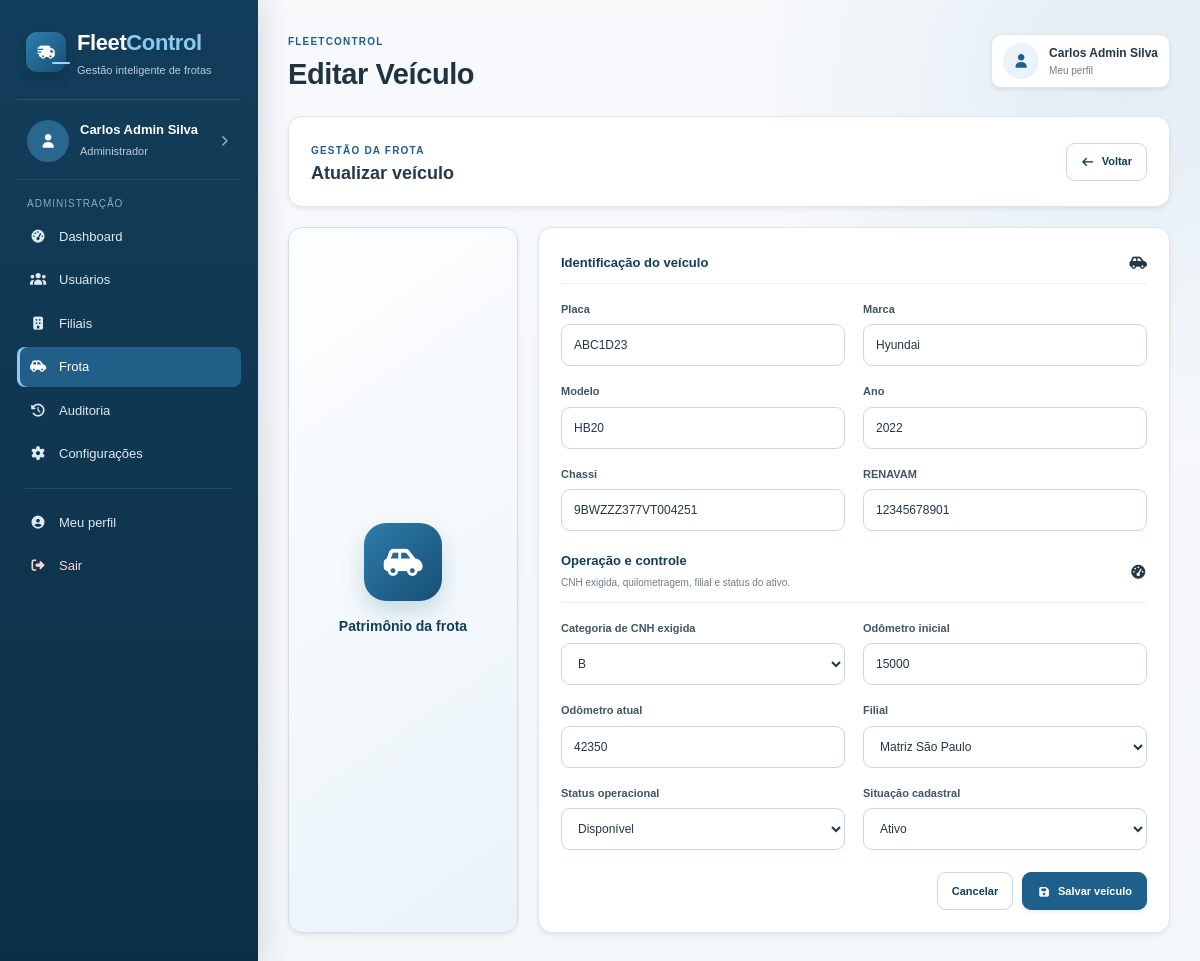
The page /gerente/veiculo-form.php?id=1 (signed in) on the database its author committed.
### tables this page shows
CREATE TABLE veiculos (
    id                      INT UNSIGNED    NOT NULL AUTO_INCREMENT,
    placa                   VARCHAR(8)      NOT NULL,
    modelo                  VARCHAR(80)     NOT NULL,
    marca                   VARCHAR(60)     NOT NULL,
    chassi                  VARCHAR(17)     NOT NULL,
    renavam                 VARCHAR(11)     NOT NULL,
    ano                     YEAR            NOT NULL,
    categoria_cnh_exigida   ENUM('A','B','C','D','E') NOT NULL DEFAULT 'B',
    odometro_inicial        INT UNSIGNED    NOT NULL DEFAULT 0,
    odometro_atual          INT UNSIGNED    NOT NULL DEFAULT 0,
    status                  ENUM('disponivel','reservado','em_transito','manutencao') NOT NULL DEFAULT 'disponivel',
    filial_id               INT UNSIGNED    DEFAULT NULL,
    ativo                   TINYINT(1)      NOT NULL DEFAULT 1,
    criado_em               DATETIME        NOT NULL DEFAULT CURRENT_TIMESTAMP,
    PRIMARY KEY (id),
    UNIQUE KEY uq_veiculo_placa   (placa),
    UNIQUE KEY uq_veiculo_chassi  (chassi),
    UNIQUE KEY uq_veiculo_renavam (renavam),
    CONSTRAINT fk_veiculo_filial
        FOREIGN KEY (filial_id) REFERENCES filiais(id)
        ON UPDATE CASCADE ON DELETE SET NULL
);

CREATE TABLE filiais (
    id          INT UNSIGNED    NOT NULL AUTO_INCREMENT,
    nome        VARCHAR(100)    NOT NULL,
    cnpj        VARCHAR(18)     NOT NULL,
    cidade      VARCHAR(80)     NOT NULL,
    estado      CHAR(2)         NOT NULL,
    endereco    VARCHAR(200)    NOT NULL,
    imagem      VARCHAR(255)    DEFAULT NULL,
    ativo       TINYINT(1)      NOT NULL DEFAULT 1,
    criado_em   DATETIME        NOT NULL DEFAULT CURRENT_TIMESTAMP,
    PRIMARY KEY (id),
    UNIQUE KEY uq_filial_cnpj (cnpj)
);

### funcoes.php (called while the page is built, shortened)
<?php
function escapar($texto)
{
    return htmlspecialchars((string) $texto, ENT_QUOTES, 'UTF-8');
}
?>

### gerente/veiculo-form.php (the view, shortened to what this page needs)
<?php
include "../conexao.php";
include "../funcoes.php";
$perfil_atual = $_SESSION['usuario']['perfil'];
$visao_global = $perfil_atual === 'admin';
$id = (int) ($_GET['id'] ?? $_POST['id'] ?? 0);
$registro = null;
if ($id > 0) {
    $sql_busca =
        "SELECT *
         FROM veiculos
         WHERE id = ?";
    $query = $sql->prepare($sql_busca);
    $query->bind_param('i', $id);
    $query->execute();
    $registro = $query->get_result()->fetch_assoc();
}
$filiais = null;
if ($visao_global) {
    $filiais = $sql->query(
        "SELECT id, nome
         FROM filiais
         WHERE ativo = 1
         ORDER BY nome"
    );
}
include '../cabecalho.php';
?>
<div class="dashboard-intro painel shadow-sm">
    <div>
        <span class="etiqueta">Gestão da frota</span>
        <h3><?php echo $id > 0 ? 'Atualizar veículo' : 'Novo veículo'; ?></h3>
    </div>
    <a href="veiculos.php" class="botao botao-secundario">
        <i class="fa-solid fa-arrow-left"></i>
        Voltar
    </a>
</div>
<div class="form-layout">
    <div class="imagem shadow-sm">
        <i class="fa-solid fa-car-side"></i>
        <span>Patrimônio da frota</span>
    </div>
    <div class="contain-form painel shadow-sm">
        <form method="POST">
            <div class="formulario">
                <div class="secao-form-titulo">
                    <div>
                        <strong>Identificação do veículo</strong>
                    </div>
                    <i class="fa-solid fa-car-side"></i>
                </div>
                <div class="input-box">
                    <label for="placa">Placa</label>
                    <input
                        type="text"
                        id="placa"
                        name="placa"
                        maxlength="7"
                        data-mask="placa"
                        placeholder="ABC1D23"
                        required
                        value="<?php echo escapar($registro['placa'] ?? ''); ?>"
                    >
                </div>
                <div class="input-box">
                    <label for="marca">Marca</label>
                    <input type="text" id="marca" name="marca" maxlength="60" placeholder="Ex.: Toyota" required value="<?php echo escapar($registro['marca'] ?? ''); ?>">
                </div>
                <div class="input-box">
                    <label for="modelo">Modelo</label>
                    <input type="text" id="modelo" name="modelo" maxlength="80" placeholder="Ex.: Corolla" required value="<?php echo escapar($registro['modelo'] ?? ''); ?>">
                </div>
                <div class="input-box">
                    <label for="ano">Ano</label>
                    <input
                        type="text"
                        id="ano"
                        name="ano"
                        maxlength="4"
                        inputmode="numeric"
                        data-mask="ano"
                        required
                        value="<?php echo escapar($registro['ano'] ?? date('Y')); ?>"
                    >
                </div>
                <div class="input-box">
                    <label for="chassi">Chassi</label>
                    <input
                        type="text"
                        id="chassi"
                        name="chassi"
                        maxlength="17"
                        data-mask="chassi"
                        placeholder="17 caracteres"
                        required
                        value="<?php echo escapar($registro['chassi'] ?? ''); ?>"
                    >
                </div>
                <div class="input-box">
                    <label for="renavam">RENAVAM</label>
                    <input
                        type="text"
                        id="renavam"
                        name="renavam"
                        maxlength="11"
                        inputmode="numeric"
                        data-mask="renavam"
                        placeholder="00000000000"
                        required
                        value="<?php echo escapar($registro['renavam'] ?? ''); ?>"
                    >
                </div>
                <div class="secao-form-titulo">
                    <div>
                        <strong>Operação e controle</strong>
                        <span>CNH exigida, quilometragem, filial e status do ativo.</span>
                    </div>
                    <i class="fa-solid fa-gauge-high"></i>
                </div>
                <div class="input-box">
                    <label for="categoria_cnh_exigida">Categoria de CNH exigida</label>
                    <select id="categoria_cnh_exigida" name="categoria_cnh_exigida" required>
                        <?php foreach (['A', 'B', 'C', 'D', 'E'] as $categoria): ?>
                            <option
                                value="<?php echo $categoria; ?>"
                                <?php echo (($registro['categoria_cnh_exigida'] ?? 'B') === $categoria) ? 'selected' : ''; ?>
                            >
                                <?php echo $categoria; ?>
                            </option>
                        <?php endforeach; ?>
                    </select>
                </div>
                <div class="input-box">
                    <label for="odometro_inicial">Odômetro inicial</label>
                    <input
                        type="number"
                        id="odometro_inicial"
                        name="odometro_inicial"
                        min="0"
                        required
                        value="<?php echo escapar($registro['odometro_inicial'] ?? 0); ?>"
                    >
                </div>
                <div class="input-box">
                    <label for="odometro_atual">Odômetro atual</label>
                    <input
                        type="number"
                        id="odometro_atual"
                        name="odometro_atual"
                        min="0"
                        required
                        value="<?php echo escapar($registro['odometro_atual'] ?? $registro['odometro_inicial'] ?? 0); ?>"
                    >
                </div>
                <?php if ($visao_global): ?>
                    <div class="input-box">
                        <label for="filial_id">Filial</label>
                        <select id="filial_id" name="filial_id" required>
                            <?php while ($filial = $filiais->fetch_assoc()): ?>
                                <option
                                    value="<?php echo $filial['id']; ?>"
                                    <?php echo ((int) ($registro['filial_id'] ?? 0) === (int) $filial['id']) ? 'selected' : ''; ?>
                                >
                                    <?php echo escapar($filial['nome']); ?>
                                </option>
                            <?php endwhile; ?>
                        </select>
                    </div>
                <?php endif; ?>
                <div class="input-box">
                    <label for="status">Status operacional</label>
                    <select id="status" name="status">
                        <option value="disponivel" <?php echo (($registro['status'] ?? 'disponivel') === 'disponivel') ? 'selected' : ''; ?>>Disponível</option>
                    </select>
                </div>
                <div class="input-box">
                    <label for="ativo">Situação cadastral</label>
                    <select id="ativo" name="ativo">
                        <option value="1" <?php echo ((int) ($registro['ativo'] ?? 1) === 1) ? 'selected' : ''; ?>>Ativo</option>
                    </select>
                </div>
                <div class="fin">
                    <a class="botao botao-secundario" href="veiculos.php">Cancelar</a>
                    <button class="botao botao-principal shadow-sm" type="submit">
                        <i class="fa-solid fa-floppy-disk"></i>
                        Salvar veículo
                    </button>
                </div>
            </div>
        </form>
    </div>
</div>
<?php include '../rodape.php'; ?>

### css/style.css (style rules this page uses)
:root { --azul: #1f5f8b; --azul-hover: #174e74; --azul-escuro: #123d5a; --azul-muito-escuro: #0d2f45; --azul-claro: #eaf3f9; --azul-borda: #cfe0eb; --fundo: #f4f7fa; --branco: #ffffff; --texto: #243746; --texto-claro: #6d7c89; --borda: #dde6ec; --borda-forte: #cad7e0; --verde: #2c8a58; --verde-claro: #eaf7ef; --amarelo: #ad7519; --amarelo-claro: #fff6e4; --vermelho: #b84646; --vermelho-claro: #fff0f0; --cinza-claro: #f7f9fb; --sombra: 0 .5rem 1.2rem rgba(25, 55, 75, .08); --sombra-forte: 0 .8rem 2rem rgba(25, 55, 75, .12); --raio: 14px; --raio-menor: 9px; }
* { box-sizing: border-box; }
html { scroll-behavior: smooth; }
body { margin: 0; color: var(--texto); background: var(--fundo); font-family: Arial, Helvetica, sans-serif; font-size: 14px; line-height: 1.5; }
body, button, input, select, textarea { font-family: Arial, Helvetica, sans-serif; }
a { color: inherit; text-decoration: none; }
button, a, input, select, textarea { -webkit-tap-highlight-color: transparent; }
.etiqueta, .mini-etiqueta { color: var(--azul); font-size: 10px; font-weight: 700; letter-spacing: 1.2px; text-transform: uppercase; }
.painel, .card-info, .recurso-card, .viagem-card { border: 1px solid var(--borda); background: var(--branco); border-radius: var(--raio); }
.painel { padding: 22px; margin-bottom: 20px; }
.painel-titulo h3, .painel h3 { margin: 3px 0 0; color: #263a49; font-size: 18px; font-weight: 700; }
.dashboard-intro, .motorista-boas-vindas { display: flex; align-items: center; justify-content: space-between; gap: 18px; }
.botao { min-height: 38px; padding: 9px 14px; display: inline-flex; align-items: center; justify-content: center; gap: 7px; border: 1px solid transparent; border-radius: 9px; cursor: pointer; font-size: 11px; font-weight: 700; line-height: 1.2; transition: transform .16s ease, background-color .16s ease, border-color .16s ease, box-shadow .16s ease; }
.botao-principal { color: #fff; background: var(--azul); border-color: var(--azul); }
.botao-secundario { color: var(--azul-escuro); background: #fff; border-color: var(--borda-forte); }
.form-layout { display: grid; grid-template-columns: 230px minmax(0, 1fr); gap: 20px; align-items: stretch; }
.imagem { min-height: 260px; padding: 28px 18px; display: flex; flex-direction: column; align-items: center; justify-content: center; gap: 15px; color: var(--azul); text-align: center; border: 1px solid var(--azul-borda); border-radius: var(--raio); background: linear-gradient(145deg, rgba(255,255,255,.92), rgba(234,243,249,.96)), var(--azul-claro); }
.imagem > i { width: 78px; height: 78px; display: inline-flex; align-items: center; justify-content: center; border-radius: 22px; color: #fff; font-size: 31px; background: linear-gradient(135deg, #2d7daa, #174f75); box-shadow: 0 .65rem 1.4rem rgba(31, 95, 139, .20); }
.imagem span { color: var(--azul-escuro); font-weight: 700; }
.contain-form { margin-bottom: 0; }
.formulario, .formulario-interno { display: grid; grid-template-columns: repeat(2, minmax(0, 1fr)); gap: 17px 18px; }
.input-box { min-width: 0; }
.input-box.completa, .fin, .secao-form, .aviso-form.completa { grid-column: 1 / -1; }
.input-box label { display: flex; align-items: baseline; gap: 6px; margin-bottom: 7px; color: #405663; font-size: 11px; font-weight: 700; }
.input-box input, .input-box select, .input-box textarea { width: 100%; min-height: 42px; padding: 10px 12px; color: var(--texto); border: 1px solid var(--borda-forte); border-radius: 9px; outline: none; background: #fff; font-size: 12px; transition: border-color .16s ease, box-shadow .16s ease, background-color .16s ease; }
.input-box input::placeholder, .input-box textarea::placeholder { color: #a0abb3; }
.secao-form-titulo { grid-column: 1 / -1; display: flex; align-items: center; justify-content: space-between; gap: 12px; padding-bottom: 10px; margin-top: 3px; border-bottom: 1px solid #edf1f4; }
.secao-form-titulo strong { display: block; color: var(--azul-escuro); font-size: 13px; }
.secao-form-titulo span { color: var(--texto-claro); font-size: 10px; }
.fin { display: flex; align-items: center; justify-content: flex-end; flex-wrap: wrap; gap: 9px; padding-top: 5px; }

### rows shown on the page
veiculos: placa "ABC1D23", marca "Hyundai", modelo "HB20", ano "2022", chassi "9BWZZZ377VT004251", renavam "12345678901", categoria_cnh_exigida "B", odometro_inicial "15000", odometro_atual "42350", filial_id "Matriz São Paulo", status "Disponível", ativo "Ativo"

### other values the page prints
escapar($nome_atual) "Carlos Admin Silva"
escapar(perfil_nome($perfil_atual)) "Administrador"
escapar($titulo) "Editar Veículo"
escapar($_SESSION['usuario']['nome'] ?? 'Usuário') "Carlos Admin Silva"
